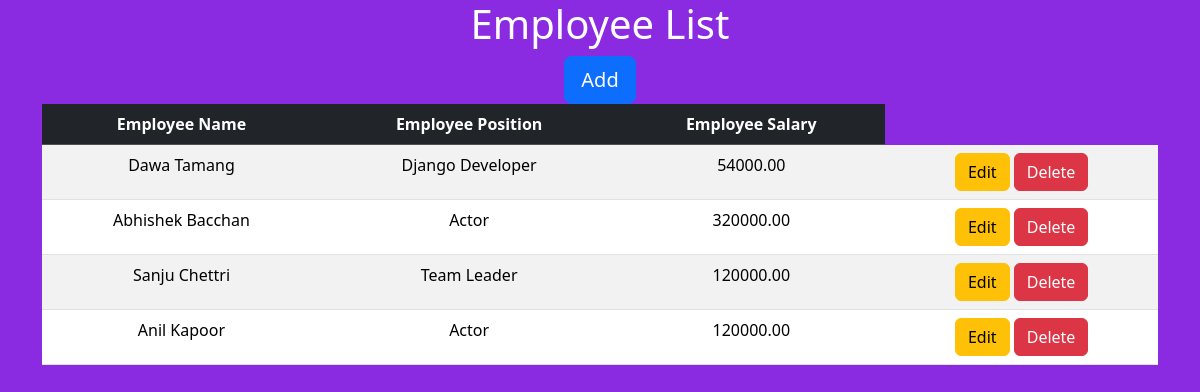
The page / on the database its author committed.
### testapp/models.py (models this page shows, shortened)
class Employee(models.Model):
    name = models.CharField(max_length=100)
    position = models.CharField(max_length=100)
    salary = models.DecimalField(max_digits=10, decimal_places=2)

### testapp/views.py (the view)
# urls.py: path('', views.employee_list, name='employee_list'),  # Add name='employee_list'
def employee_list(request):
    emp_list = Employee.objects.all()
    return render(request,'testapp/show.html',{'emp_list':emp_list})

### templates/testapp/show.html
<!DOCTYPE html>
{% extends 'testapp/base.html' %}
{% block body_block %}
<div class="container text-center">
    <h1>Employee List</h1>
    <a href="{%url 'create'%}" class="btn btn-primary btn-lg">Add</a>
    {% if emp_list %}
    <table class="table table-border table-striped">
        <thead class="table-dark">
            <tr>
                <th>Employee Name</th>
                <th>Employee Position</th>
                <th>Employee Salary</th>
            </tr>
        </thead>
        <tbody>
            {% for emp in emp_list %}
            <tr>
                <td>{{emp.name}}</td>
                <td>{{emp.position}}</td>
                <td>{{emp.salary}}</td>
                <td>
                    <a href="{% url 'update' emp.id %}" class="btn btn-warning">Edit</a>
                    <a href="{% url 'delete' emp.id %}" class="btn btn-danger">Delete</a>
                </td>
            </tr>
            {% endfor %}
        </tbody>
    </table>
    {% else %}
    <p>No employee records found!</p>
    {% endif %}
</div>
{% endblock %}

### templates/testapp/base.html (shortened to what this page needs)
<!DOCTYPE html>
<html lang="en">
<head>
    <link href="https://cdn.jsdelivr.net/npm/bootstrap@5.3.3/dist/css/bootstrap.min.css" rel="stylesheet">
</head>
<body>
    {% block body_block %}
    {% endblock %}
</body>
</html>

### templates/testapp/base.html (style rules this page uses)
body { background-color: blueviolet; color: white; }
a { color: green; }

### rows shown on the page
Employee: name "Dawa Tamang", position "Django Developer", salary "54000.00"
Employee: name "Abhishek Bacchan", position "Actor", salary "320000.00"
Employee: name "Sanju Chettri", position "Team Leader", salary "120000.00"
Employee: name "Anil Kapoor", position "Actor", salary "120000.00"
